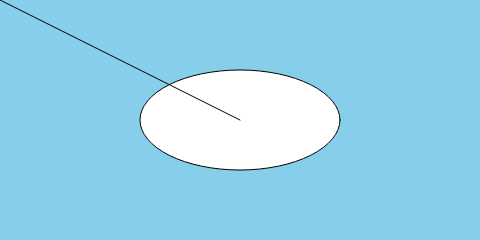
Frame 1 (no input)
Frame 60 (no input): identical to frame 1, image omitted
Frame 120 (the mouse pressed at the canvas centre since frame 60): identical to frame 1, image omitted

The p5.js sketch that drew this single still picture (run headless with seeded random() and noise() and a simulated clock; from frame 60 on, the mouse is pressed at the canvas centre):

// p5.js sketch
// ── sketch.js
function setup(){
    // 最初に一回だけ実行される処理

    // キャンバスの大きさ
    createCanvas(480, 240);
    background("skyblue");

    // 中央の座標、幅　高さ
    ellipse(width/2, height/2, 200, 100);

    //ellipseの種類
    // 中央の座標、幅　高さ
    //ellipseMode(CORNER);
    //ellipse(x,y,w,h);

    // 左上の座標と右下の座標
    //ellipseMode(CORNERS)
    //ellipse(x1,y1,x2,y2)

    // 中央の座標、幅と高さ
    //ellipseMode(CENTER);
    //ellipse(cx,cy,w,h);

    // 中央の座標、中央から辺の長さ
    //ellipseMode(RADIUS);
    //ellipse(cx,cy,w,h);


    // Line
    // line(x1,y1,x2,y2);
    line(width/2,height/2,0,0)


    // その他
    // 点を打つ　point
    // 円弧を描く　arc
    // 三角形を書く　triangle

}

function draw(){
    // その後繰り返し実行される処理

    
}
